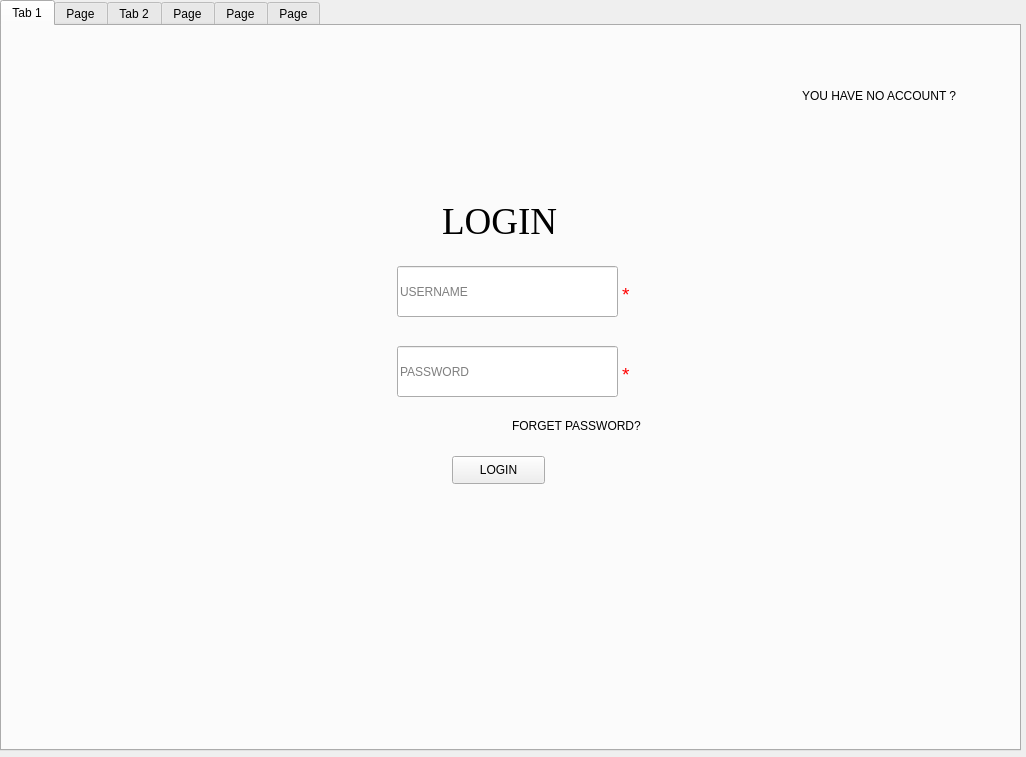
<?xml version="1.0" encoding="UTF-8"?>
<ui version="4.0">
 <class>Form</class>
 <widget class="QWidget" name="Form">
  <property name="geometry">
   <rect>
    <x>0</x>
    <y>0</y>
    <width>1026</width>
    <height>757</height>
   </rect>
  </property>
  <property name="windowTitle">
   <string>Form</string>
  </property>
  <widget class="QTabWidget" name="tabwidget">
   <property name="geometry">
    <rect>
     <x>0</x>
     <y>0</y>
     <width>1021</width>
     <height>751</height>
    </rect>
   </property>
   <property name="currentIndex">
    <number>0</number>
   </property>
   <widget class="QWidget" name="loginpage">
    <attribute name="title">
     <string>Tab 1</string>
    </attribute>
    <widget class="QLabel" name="signup">
     <property name="geometry">
      <rect>
       <x>800</x>
       <y>60</y>
       <width>161</width>
       <height>20</height>
      </rect>
     </property>
     <property name="text">
      <string>YOU HAVE NO ACCOUNT ?</string>
     </property>
    </widget>
    <widget class="QLineEdit" name="username">
     <property name="geometry">
      <rect>
       <x>395</x>
       <y>240</y>
       <width>221</width>
       <height>51</height>
      </rect>
     </property>
     <property name="inputMethodHints">
      <set>Qt::ImhNone</set>
     </property>
     <property name="placeholderText">
      <string>USERNAME</string>
     </property>
    </widget>
    <widget class="QPushButton" name="login">
     <property name="geometry">
      <rect>
       <x>450</x>
       <y>430</y>
       <width>93</width>
       <height>28</height>
      </rect>
     </property>
     <property name="text">
      <string>LOGIN</string>
     </property>
    </widget>
    <widget class="QLineEdit" name="password">
     <property name="geometry">
      <rect>
       <x>395</x>
       <y>320</y>
       <width>221</width>
       <height>51</height>
      </rect>
     </property>
     <property name="inputMethodHints">
      <set>Qt::ImhHiddenText</set>
     </property>
     <property name="placeholderText">
      <string>PASSWORD</string>
     </property>
    </widget>
    <widget class="QLabel" name="signup_2">
     <property name="geometry">
      <rect>
       <x>510</x>
       <y>390</y>
       <width>161</width>
       <height>20</height>
      </rect>
     </property>
     <property name="text">
      <string>FORGET PASSWORD?</string>
     </property>
    </widget>
    <widget class="QLabel" name="label_9">
     <property name="geometry">
      <rect>
       <x>440</x>
       <y>170</y>
       <width>121</width>
       <height>51</height>
      </rect>
     </property>
     <property name="font">
      <font>
       <family>Times New Roman</family>
       <pointsize>28</pointsize>
      </font>
     </property>
     <property name="text">
      <string>LOGIN</string>
     </property>
    </widget>
    <widget class="QLabel" name="label_20">
     <property name="geometry">
      <rect>
       <x>620</x>
       <y>260</y>
       <width>16</width>
       <height>16</height>
      </rect>
     </property>
     <property name="font">
      <font>
       <pointsize>14</pointsize>
      </font>
     </property>
     <property name="autoFillBackground">
      <bool>false</bool>
     </property>
     <property name="styleSheet">
      <string notr="true">
color:rgb(255, 0, 0)</string>
     </property>
     <property name="text">
      <string>*</string>
     </property>
    </widget>
    <widget class="QLabel" name="label_21">
     <property name="geometry">
      <rect>
       <x>620</x>
       <y>340</y>
       <width>16</width>
       <height>16</height>
      </rect>
     </property>
     <property name="font">
      <font>
       <pointsize>14</pointsize>
      </font>
     </property>
     <property name="autoFillBackground">
      <bool>false</bool>
     </property>
     <property name="styleSheet">
      <string notr="true">
color:rgb(255, 0, 0)</string>
     </property>
     <property name="text">
      <string>*</string>
     </property>
    </widget>
   </widget>
   <widget class="QWidget" name="forgetpass">
    <attribute name="title">
     <string>Page</string>
    </attribute>
    <widget class="QLineEdit" name="fusername">
     <property name="geometry">
      <rect>
       <x>400</x>
       <y>210</y>
       <width>221</width>
       <height>51</height>
      </rect>
     </property>
     <property name="placeholderText">
      <string>USERNAME</string>
     </property>
    </widget>
    <widget class="QLineEdit" name="newpass">
     <property name="geometry">
      <rect>
       <x>400</x>
       <y>290</y>
       <width>221</width>
       <height>51</height>
      </rect>
     </property>
     <property name="placeholderText">
      <string>NEW PASSWORD</string>
     </property>
    </widget>
    <widget class="QPushButton" name="login_2">
     <property name="geometry">
      <rect>
       <x>463</x>
       <y>460</y>
       <width>93</width>
       <height>28</height>
      </rect>
     </property>
     <property name="text">
      <string>LOGIN</string>
     </property>
    </widget>
    <widget class="QLineEdit" name="confirm_new_password">
     <property name="geometry">
      <rect>
       <x>400</x>
       <y>370</y>
       <width>221</width>
       <height>51</height>
      </rect>
     </property>
     <property name="placeholderText">
      <string>CONFIRM NEW PASSWORD</string>
     </property>
    </widget>
    <widget class="QLabel" name="label_10">
     <property name="geometry">
      <rect>
       <x>330</x>
       <y>121</y>
       <width>371</width>
       <height>51</height>
      </rect>
     </property>
     <property name="font">
      <font>
       <family>Times New Roman</family>
       <pointsize>28</pointsize>
      </font>
     </property>
     <property name="text">
      <string>CHANGE PASSWORD</string>
     </property>
    </widget>
    <widget class="QLabel" name="label_17">
     <property name="geometry">
      <rect>
       <x>627</x>
       <y>230</y>
       <width>16</width>
       <height>16</height>
      </rect>
     </property>
     <property name="font">
      <font>
       <pointsize>14</pointsize>
      </font>
     </property>
     <property name="autoFillBackground">
      <bool>false</bool>
     </property>
     <property name="styleSheet">
      <string notr="true">
color:rgb(255, 0, 0)</string>
     </property>
     <property name="text">
      <string>*</string>
     </property>
    </widget>
    <widget class="QLabel" name="label_18">
     <property name="geometry">
      <rect>
       <x>627</x>
       <y>310</y>
       <width>16</width>
       <height>16</height>
      </rect>
     </property>
     <property name="font">
      <font>
       <pointsize>14</pointsize>
      </font>
     </property>
     <property name="autoFillBackground">
      <bool>false</bool>
     </property>
     <property name="styleSheet">
      <string notr="true">
color:rgb(255, 0, 0)</string>
     </property>
     <property name="text">
      <string>*</string>
     </property>
    </widget>
    <widget class="QLabel" name="label_19">
     <property name="geometry">
      <rect>
       <x>627</x>
       <y>390</y>
       <width>16</width>
       <height>16</height>
      </rect>
     </property>
     <property name="font">
      <font>
       <pointsize>14</pointsize>
      </font>
     </property>
     <property name="autoFillBackground">
      <bool>false</bool>
     </property>
     <property name="styleSheet">
      <string notr="true">
color:rgb(255, 0, 0)</string>
     </property>
     <property name="text">
      <string>*</string>
     </property>
    </widget>
   </widget>
   <widget class="QWidget" name="registerpage">
    <attribute name="title">
     <string>Tab 2</string>
    </attribute>
    <widget class="QLineEdit" name="password_2">
     <property name="geometry">
      <rect>
       <x>400</x>
       <y>280</y>
       <width>221</width>
       <height>51</height>
      </rect>
     </property>
     <property name="placeholderText">
      <string>PASSWORD</string>
     </property>
    </widget>
    <widget class="QPushButton" name="register_2">
     <property name="geometry">
      <rect>
       <x>455</x>
       <y>510</y>
       <width>93</width>
       <height>28</height>
      </rect>
     </property>
     <property name="text">
      <string>REGISTER</string>
     </property>
    </widget>
    <widget class="QComboBox" name="role">
     <property name="geometry">
      <rect>
       <x>400</x>
       <y>420</y>
       <width>220</width>
       <height>51</height>
      </rect>
     </property>
     <property name="sizePolicy">
      <sizepolicy hsizetype="Preferred" vsizetype="Fixed">
       <horstretch>0</horstretch>
       <verstretch>0</verstretch>
      </sizepolicy>
     </property>
     <property name="layoutDirection">
      <enum>Qt::LeftToRight</enum>
     </property>
     <property name="inputMethodHints">
      <set>Qt::ImhNoEditMenu</set>
     </property>
     <item>
      <property name="text">
       <string>ADMIN</string>
      </property>
     </item>
     <item>
      <property name="text">
       <string>DEVELOPER</string>
      </property>
     </item>
     <item>
      <property name="text">
       <string>MANAGER</string>
      </property>
     </item>
     <item>
      <property name="text">
       <string>USER</string>
      </property>
     </item>
    </widget>
    <widget class="QLineEdit" name="username_2">
     <property name="geometry">
      <rect>
       <x>400</x>
       <y>129</y>
       <width>221</width>
       <height>51</height>
      </rect>
     </property>
     <property name="placeholderText">
      <string>USERNAME</string>
     </property>
    </widget>
    <widget class="QLineEdit" name="confirm_password">
     <property name="geometry">
      <rect>
       <x>400</x>
       <y>350</y>
       <width>221</width>
       <height>51</height>
      </rect>
     </property>
     <property name="placeholderText">
      <string>CONFIRM PASSWORD</string>
     </property>
    </widget>
    <widget class="QLabel" name="label_11">
     <property name="geometry">
      <rect>
       <x>424</x>
       <y>60</y>
       <width>191</width>
       <height>51</height>
      </rect>
     </property>
     <property name="font">
      <font>
       <family>Times New Roman</family>
       <pointsize>28</pointsize>
      </font>
     </property>
     <property name="text">
      <string>REGISTER</string>
     </property>
    </widget>
    <widget class="QLineEdit" name="fullname">
     <property name="geometry">
      <rect>
       <x>400</x>
       <y>210</y>
       <width>221</width>
       <height>51</height>
      </rect>
     </property>
     <property name="placeholderText">
      <string>FULLNAME</string>
     </property>
    </widget>
    <widget class="QLabel" name="label_12">
     <property name="geometry">
      <rect>
       <x>626</x>
       <y>370</y>
       <width>16</width>
       <height>16</height>
      </rect>
     </property>
     <property name="font">
      <font>
       <pointsize>14</pointsize>
      </font>
     </property>
     <property name="autoFillBackground">
      <bool>false</bool>
     </property>
     <property name="styleSheet">
      <string notr="true">
color:rgb(255, 0, 0)</string>
     </property>
     <property name="text">
      <string>*</string>
     </property>
    </widget>
    <widget class="QLabel" name="label_13">
     <property name="geometry">
      <rect>
       <x>626</x>
       <y>300</y>
       <width>16</width>
       <height>16</height>
      </rect>
     </property>
     <property name="font">
      <font>
       <pointsize>14</pointsize>
      </font>
     </property>
     <property name="autoFillBackground">
      <bool>false</bool>
     </property>
     <property name="styleSheet">
      <string notr="true">
color:rgb(255, 0, 0)</string>
     </property>
     <property name="text">
      <string>*</string>
     </property>
    </widget>
    <widget class="QLabel" name="label_14">
     <property name="geometry">
      <rect>
       <x>626</x>
       <y>230</y>
       <width>16</width>
       <height>16</height>
      </rect>
     </property>
     <property name="font">
      <font>
       <pointsize>14</pointsize>
      </font>
     </property>
     <property name="autoFillBackground">
      <bool>false</bool>
     </property>
     <property name="styleSheet">
      <string notr="true">
color:rgb(255, 0, 0)</string>
     </property>
     <property name="text">
      <string>*</string>
     </property>
    </widget>
    <widget class="QLabel" name="label_15">
     <property name="geometry">
      <rect>
       <x>626</x>
       <y>150</y>
       <width>16</width>
       <height>16</height>
      </rect>
     </property>
     <property name="font">
      <font>
       <pointsize>14</pointsize>
      </font>
     </property>
     <property name="autoFillBackground">
      <bool>false</bool>
     </property>
     <property name="styleSheet">
      <string notr="true">
color:rgb(255, 0, 0)</string>
     </property>
     <property name="text">
      <string>*</string>
     </property>
    </widget>
    <widget class="QLabel" name="label_16">
     <property name="geometry">
      <rect>
       <x>626</x>
       <y>440</y>
       <width>16</width>
       <height>16</height>
      </rect>
     </property>
     <property name="font">
      <font>
       <pointsize>14</pointsize>
      </font>
     </property>
     <property name="autoFillBackground">
      <bool>false</bool>
     </property>
     <property name="styleSheet">
      <string notr="true">
color:rgb(255, 0, 0)</string>
     </property>
     <property name="text">
      <string>*</string>
     </property>
    </widget>
   </widget>
   <widget class="QWidget" name="updateuser">
    <attribute name="title">
     <string>Page</string>
    </attribute>
    <widget class="QLineEdit" name="username_3">
     <property name="geometry">
      <rect>
       <x>398</x>
       <y>150</y>
       <width>221</width>
       <height>51</height>
      </rect>
     </property>
     <property name="placeholderText">
      <string>USERNAME</string>
     </property>
    </widget>
    <widget class="QComboBox" name="role_2">
     <property name="geometry">
      <rect>
       <x>399</x>
       <y>310</y>
       <width>220</width>
       <height>51</height>
      </rect>
     </property>
     <property name="sizePolicy">
      <sizepolicy hsizetype="Preferred" vsizetype="Fixed">
       <horstretch>0</horstretch>
       <verstretch>0</verstretch>
      </sizepolicy>
     </property>
     <property name="layoutDirection">
      <enum>Qt::LeftToRight</enum>
     </property>
     <property name="inputMethodHints">
      <set>Qt::ImhNoEditMenu</set>
     </property>
     <property name="editable">
      <bool>false</bool>
     </property>
     <item>
      <property name="text">
       <string>ADMIN</string>
      </property>
     </item>
     <item>
      <property name="text">
       <string>DEVELOPER</string>
      </property>
     </item>
     <item>
      <property name="text">
       <string>MANAGER</string>
      </property>
     </item>
     <item>
      <property name="text">
       <string>USER</string>
      </property>
     </item>
    </widget>
    <widget class="QPushButton" name="update_user">
     <property name="geometry">
      <rect>
       <x>450</x>
       <y>390</y>
       <width>111</width>
       <height>41</height>
      </rect>
     </property>
     <property name="font">
      <font>
       <pointsize>10</pointsize>
      </font>
     </property>
     <property name="text">
      <string>UPDATE</string>
     </property>
    </widget>
    <widget class="QLineEdit" name="fullname_2">
     <property name="geometry">
      <rect>
       <x>398</x>
       <y>230</y>
       <width>221</width>
       <height>51</height>
      </rect>
     </property>
     <property name="placeholderText">
      <string>FULLNAME</string>
     </property>
    </widget>
    <widget class="QPushButton" name="logout">
     <property name="geometry">
      <rect>
       <x>455</x>
       <y>470</y>
       <width>100</width>
       <height>31</height>
      </rect>
     </property>
     <property name="text">
      <string>LOG OUT</string>
     </property>
    </widget>
   </widget>
   <widget class="QWidget" name="adminpage">
    <attribute name="title">
     <string>Page</string>
    </attribute>
    <widget class="QTextBrowser" name="textBrowser">
     <property name="geometry">
      <rect>
       <x>400</x>
       <y>270</y>
       <width>221</width>
       <height>61</height>
      </rect>
     </property>
     <property name="html">
      <string>&lt;!DOCTYPE HTML PUBLIC &quot;-//W3C//DTD HTML 4.0//EN&quot; &quot;http://www.w3.org/TR/REC-html40/strict.dtd&quot;&gt;
&lt;html&gt;&lt;head&gt;&lt;meta name=&quot;qrichtext&quot; content=&quot;1&quot; /&gt;&lt;style type=&quot;text/css&quot;&gt;
p, li { white-space: pre-wrap; }
&lt;/style&gt;&lt;/head&gt;&lt;body style=&quot; font-family:'MS Shell Dlg 2'; font-size:8.25pt; font-weight:400; font-style:normal;&quot;&gt;
&lt;p style=&quot; margin-top:0px; margin-bottom:0px; margin-left:0px; margin-right:0px; -qt-block-indent:0; text-indent:0px;&quot;&gt;&lt;span style=&quot; font-size:16pt;&quot;&gt;THIS IS THE ADMIN'S FUNCTIONAL SCREEN &lt;/span&gt;&lt;/p&gt;&lt;/body&gt;&lt;/html&gt;</string>
     </property>
    </widget>
    <widget class="QPushButton" name="about_me">
     <property name="geometry">
      <rect>
       <x>0</x>
       <y>690</y>
       <width>100</width>
       <height>31</height>
      </rect>
     </property>
     <property name="text">
      <string>About me</string>
     </property>
    </widget>
   </widget>
   <widget class="QWidget" name="expensepage">
    <attribute name="title">
     <string>Page</string>
    </attribute>
    <widget class="QTableView" name="tableView">
     <property name="geometry">
      <rect>
       <x>0</x>
       <y>190</y>
       <width>1011</width>
       <height>491</height>
      </rect>
     </property>
    </widget>
    <widget class="QGroupBox" name="groupBox">
     <property name="geometry">
      <rect>
       <x>23</x>
       <y>-1</y>
       <width>961</width>
       <height>101</height>
      </rect>
     </property>
     <property name="title">
      <string/>
     </property>
     <widget class="QLabel" name="label">
      <property name="geometry">
       <rect>
        <x>49</x>
        <y>10</y>
        <width>81</width>
        <height>31</height>
       </rect>
      </property>
      <property name="font">
       <font>
        <pointsize>14</pointsize>
       </font>
      </property>
      <property name="text">
       <string>Category</string>
      </property>
     </widget>
     <widget class="QComboBox" name="subcategorycbb">
      <property name="geometry">
       <rect>
        <x>173</x>
        <y>50</y>
        <width>130</width>
        <height>31</height>
       </rect>
      </property>
      <property name="sizePolicy">
       <sizepolicy hsizetype="Preferred" vsizetype="Fixed">
        <horstretch>0</horstretch>
        <verstretch>0</verstretch>
       </sizepolicy>
      </property>
      <property name="layoutDirection">
       <enum>Qt::LeftToRight</enum>
      </property>
      <property name="inputMethodHints">
       <set>Qt::ImhNoEditMenu</set>
      </property>
     </widget>
     <widget class="QLabel" name="label_3">
      <property name="geometry">
       <rect>
        <x>363</x>
        <y>10</y>
        <width>81</width>
        <height>31</height>
       </rect>
      </property>
      <property name="font">
       <font>
        <pointsize>14</pointsize>
       </font>
      </property>
      <property name="text">
       <string>Amount</string>
      </property>
     </widget>
     <widget class="QLabel" name="label_2">
      <property name="geometry">
       <rect>
        <x>184</x>
        <y>10</y>
        <width>111</width>
        <height>31</height>
       </rect>
      </property>
      <property name="font">
       <font>
        <pointsize>14</pointsize>
       </font>
      </property>
      <property name="text">
       <string>Subcategory</string>
      </property>
     </widget>
     <widget class="QComboBox" name="categorycbb">
      <property name="geometry">
       <rect>
        <x>23</x>
        <y>50</y>
        <width>130</width>
        <height>31</height>
       </rect>
      </property>
      <property name="sizePolicy">
       <sizepolicy hsizetype="Preferred" vsizetype="Fixed">
        <horstretch>0</horstretch>
        <verstretch>0</verstretch>
       </sizepolicy>
      </property>
      <property name="layoutDirection">
       <enum>Qt::LeftToRight</enum>
      </property>
      <property name="inputMethodHints">
       <set>Qt::ImhNoEditMenu</set>
      </property>
     </widget>
     <widget class="QLineEdit" name="datetxt">
      <property name="geometry">
       <rect>
        <x>663</x>
        <y>50</y>
        <width>150</width>
        <height>31</height>
       </rect>
      </property>
      <property name="inputMethodHints">
       <set>Qt::ImhDate</set>
      </property>
      <property name="placeholderText">
       <string>yyyy-mm-dd</string>
      </property>
     </widget>
     <widget class="QLineEdit" name="balancetxt">
      <property name="geometry">
       <rect>
        <x>493</x>
        <y>50</y>
        <width>150</width>
        <height>31</height>
       </rect>
      </property>
      <property name="inputMethodHints">
       <set>Qt::ImhDigitsOnly</set>
      </property>
      <property name="placeholderText">
       <string>balance</string>
      </property>
     </widget>
     <widget class="QLabel" name="label_4">
      <property name="geometry">
       <rect>
        <x>530</x>
        <y>10</y>
        <width>81</width>
        <height>31</height>
       </rect>
      </property>
      <property name="font">
       <font>
        <pointsize>14</pointsize>
       </font>
      </property>
      <property name="text">
       <string>Balance</string>
      </property>
     </widget>
     <widget class="QLabel" name="label_5">
      <property name="geometry">
       <rect>
        <x>710</x>
        <y>10</y>
        <width>81</width>
        <height>31</height>
       </rect>
      </property>
      <property name="font">
       <font>
        <pointsize>14</pointsize>
       </font>
      </property>
      <property name="text">
       <string>Date</string>
      </property>
     </widget>
     <widget class="QPushButton" name="addexp">
      <property name="geometry">
       <rect>
        <x>843</x>
        <y>50</y>
        <width>100</width>
        <height>31</height>
       </rect>
      </property>
      <property name="text">
       <string>ADD</string>
      </property>
     </widget>
     <widget class="QLineEdit" name="amounttxt">
      <property name="geometry">
       <rect>
        <x>323</x>
        <y>50</y>
        <width>150</width>
        <height>31</height>
       </rect>
      </property>
      <property name="inputMethodHints">
       <set>Qt::ImhDigitsOnly</set>
      </property>
      <property name="placeholderText">
       <string>amount</string>
      </property>
     </widget>
    </widget>
    <widget class="QGroupBox" name="groupBox_2">
     <property name="geometry">
      <rect>
       <x>23</x>
       <y>110</y>
       <width>961</width>
       <height>61</height>
      </rect>
     </property>
     <property name="title">
      <string/>
     </property>
     <widget class="QLabel" name="label_6">
      <property name="geometry">
       <rect>
        <x>90</x>
        <y>14</y>
        <width>41</width>
        <height>31</height>
       </rect>
      </property>
      <property name="font">
       <font>
        <pointsize>11</pointsize>
       </font>
      </property>
      <property name="text">
       <string>From</string>
      </property>
     </widget>
     <widget class="QLineEdit" name="dateFromtxt">
      <property name="geometry">
       <rect>
        <x>135</x>
        <y>14</y>
        <width>150</width>
        <height>31</height>
       </rect>
      </property>
      <property name="inputMethodHints">
       <set>Qt::ImhDate</set>
      </property>
      <property name="placeholderText">
       <string>yyyy-mm-dd</string>
      </property>
     </widget>
     <widget class="QLineEdit" name="dateTotxt">
      <property name="geometry">
       <rect>
        <x>344</x>
        <y>14</y>
        <width>150</width>
        <height>31</height>
       </rect>
      </property>
      <property name="inputMethodHints">
       <set>Qt::ImhDate</set>
      </property>
      <property name="placeholderText">
       <string>yyyy-mm-dd</string>
      </property>
     </widget>
     <widget class="QLabel" name="label_7">
      <property name="geometry">
       <rect>
        <x>318</x>
        <y>14</y>
        <width>21</width>
        <height>31</height>
       </rect>
      </property>
      <property name="font">
       <font>
        <pointsize>11</pointsize>
       </font>
      </property>
      <property name="text">
       <string>To</string>
      </property>
     </widget>
     <widget class="QLabel" name="label_8">
      <property name="geometry">
       <rect>
        <x>527</x>
        <y>14</y>
        <width>31</width>
        <height>31</height>
       </rect>
      </property>
      <property name="font">
       <font>
        <pointsize>11</pointsize>
       </font>
      </property>
      <property name="text">
       <string>Filter</string>
      </property>
     </widget>
     <widget class="QLineEdit" name="balancetxt_2">
      <property name="geometry">
       <rect>
        <x>570</x>
        <y>14</y>
        <width>150</width>
        <height>31</height>
       </rect>
      </property>
      <property name="inputMethodHints">
       <set>Qt::ImhNone</set>
      </property>
      <property name="placeholderText">
       <string>keyword</string>
      </property>
     </widget>
     <widget class="QPushButton" name="search">
      <property name="geometry">
       <rect>
        <x>750</x>
        <y>14</y>
        <width>100</width>
        <height>31</height>
       </rect>
      </property>
      <property name="text">
       <string>SEARCH</string>
      </property>
     </widget>
     <widget class="QPushButton" name="clear">
      <property name="enabled">
       <bool>true</bool>
      </property>
      <property name="geometry">
       <rect>
        <x>860</x>
        <y>14</y>
        <width>51</width>
        <height>31</height>
       </rect>
      </property>
      <property name="font">
       <font>
        <pointsize>7</pointsize>
       </font>
      </property>
      <property name="text">
       <string>CLEAR</string>
      </property>
     </widget>
    </widget>
    <widget class="QPushButton" name="pilot">
     <property name="geometry">
      <rect>
       <x>900</x>
       <y>690</y>
       <width>100</width>
       <height>31</height>
      </rect>
     </property>
     <property name="text">
      <string>EXPORT</string>
     </property>
    </widget>
    <widget class="QPushButton" name="about_me2">
     <property name="geometry">
      <rect>
       <x>0</x>
       <y>690</y>
       <width>100</width>
       <height>31</height>
      </rect>
     </property>
     <property name="text">
      <string>About me</string>
     </property>
    </widget>
    <zorder>groupBox</zorder>
    <zorder>tableView</zorder>
    <zorder>groupBox_2</zorder>
    <zorder>pilot</zorder>
    <zorder>about_me2</zorder>
   </widget>
  </widget>
 </widget>
 <resources/>
 <connections/>
</ui>
